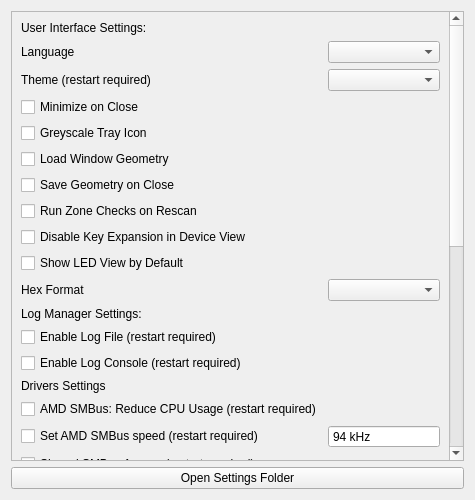
<?xml version="1.0" encoding="UTF-8"?>
<ui version="4.0">
 <class>OpenRGBSettingsPageUi</class>
 <widget class="QWidget" name="OpenRGBSettingsPageUi">
  <property name="geometry">
   <rect>
    <x>0</x>
    <y>0</y>
    <width>475</width>
    <height>500</height>
   </rect>
  </property>
  <property name="windowTitle">
   <string notr="true">Settings Page</string>
  </property>
  <layout class="QGridLayout" name="gridLayout">
   <item row="1" column="1" colspan="6">
    <widget class="QPushButton" name="OpenSettingsFolderButton">
     <property name="text">
      <string>Open Settings Folder</string>
     </property>
    </widget>
   </item>
   <item row="0" column="1" colspan="6">
    <widget class="QScrollArea" name="scrollArea">
     <property name="widgetResizable">
      <bool>true</bool>
     </property>
     <widget class="QWidget" name="scrollAreaWidgetContents_2">
      <property name="geometry">
       <rect>
        <x>0</x>
        <y>0</y>
        <width>460</width>
        <height>950</height>
       </rect>
      </property>
      <layout class="QGridLayout" name="gridLayout_3">
       <item row="5" column="0">
        <widget class="QCheckBox" name="CheckboxMinimizeOnClose">
         <property name="text">
          <string>Minimize on Close</string>
         </property>
        </widget>
       </item>
       <item row="20" column="0">
        <widget class="QLabel" name="AutoStartLabel">
         <property name="text">
          <string>Start at Login Settings:</string>
         </property>
        </widget>
       </item>
       <item row="17" column="0">
        <widget class="QCheckBox" name="CheckboxAMDSMBusReduceCPU">
         <property name="text">
          <string>AMD SMBus: Reduce CPU Usage (restart required)</string>
         </property>
        </widget>
       </item>
       <item row="26" column="0">
        <widget class="QCheckBox" name="CheckboxAutoStartServer">
         <property name="text">
          <string>Start Server</string>
         </property>
        </widget>
       </item>
       <item row="6" column="0">
        <widget class="QCheckBox" name="CheckboxTrayIconGreyscale">
         <property name="text">
          <string>Greyscale Tray Icon</string>
         </property>
        </widget>
       </item>
       <item row="10" column="0">
        <widget class="QCheckBox" name="CheckboxDisableKeyExpansion">
         <property name="text">
          <string>Disable Key Expansion in Device View</string>
         </property>
        </widget>
       </item>
       <item row="15" column="0">
        <widget class="QCheckBox" name="CheckboxLogConsole">
         <property name="text">
          <string>Enable Log Console (restart required)</string>
         </property>
        </widget>
       </item>
       <item row="8" column="0">
        <widget class="QCheckBox" name="CheckboxSaveGeometry">
         <property name="text">
          <string>Save Geometry on Close</string>
         </property>
        </widget>
       </item>
       <item row="3" column="1">
        <widget class="QComboBox" name="ComboBoxLanguage"/>
       </item>
       <item row="12" column="1">
        <widget class="QComboBox" name="ComboBoxHexFormat"/>
       </item>
       <item row="30" column="1">
        <widget class="QLineEdit" name="TextCustomArgs"/>
       </item>
       <item row="34" column="1">
        <widget class="QComboBox" name="ComboBoxExitProfile"/>
       </item>
       <item row="9" column="0">
        <widget class="QCheckBox" name="CheckboxRunZoneChecks">
         <property name="text">
          <string>Run Zone Checks on Rescan</string>
         </property>
        </widget>
       </item>
       <item row="32" column="1">
        <widget class="QComboBox" name="ComboBoxSuspendProfile"/>
       </item>
       <item row="36" column="0">
        <spacer name="verticalSpacer">
         <property name="orientation">
          <enum>Qt::Vertical</enum>
         </property>
         <property name="sizeType">
          <enum>QSizePolicy::MinimumExpanding</enum>
         </property>
         <property name="sizeHint" stdset="0">
          <size>
           <width>20</width>
           <height>40</height>
          </size>
         </property>
        </spacer>
       </item>
       <item row="28" column="0">
        <widget class="QCheckBox" name="CheckboxAutoStartSetServerPort">
         <property name="text">
          <string>Set Server Port</string>
         </property>
        </widget>
       </item>
       <item row="35" column="0">
        <widget class="QLabel" name="AutoStartStatusLabel">
         <property name="text">
          <string>Start at Login Status</string>
         </property>
        </widget>
       </item>
       <item row="19" column="0">
        <widget class="QCheckBox" name="CheckboxSharedSMBusAccess">
         <property name="text">
          <string>Shared SMBus Access (restart required)</string>
         </property>
        </widget>
       </item>
       <item row="29" column="0">
        <widget class="QCheckBox" name="CheckboxAutoStartClient">
         <property name="text">
          <string>Start Client</string>
         </property>
        </widget>
       </item>
       <item row="27" column="1">
        <widget class="QLineEdit" name="TextServerHost"/>
       </item>
       <item row="31" column="0">
        <widget class="QCheckBox" name="CheckboxAutoStartProfile">
         <property name="text">
          <string>Load Profile</string>
         </property>
        </widget>
       </item>
       <item row="34" column="0">
        <widget class="QCheckBox" name="CheckboxSetOnExit">
         <property name="text">
          <string>Set Profile on Exit</string>
         </property>
        </widget>
       </item>
       <item row="12" column="0">
        <widget class="QLabel" name="HexFormatLabel">
         <property name="text">
          <string>Hex Format</string>
         </property>
        </widget>
       </item>
       <item row="33" column="1">
        <widget class="QComboBox" name="ComboBoxResumeProfile"/>
       </item>
       <item row="28" column="1">
        <widget class="QLineEdit" name="TextServerPort">
         <property name="inputMask">
          <string>90000</string>
         </property>
         <property name="text">
          <string/>
         </property>
         <property name="placeholderText">
          <string/>
         </property>
        </widget>
       </item>
       <item row="4" column="0">
        <widget class="QLabel" name="ThemeLabel">
         <property name="text">
          <string>Theme (restart required)</string>
         </property>
        </widget>
       </item>
       <item row="11" column="0">
        <widget class="QCheckBox" name="CheckboxShowLEDView">
         <property name="text">
          <string>Show LED View by Default</string>
         </property>
        </widget>
       </item>
       <item row="32" column="0">
        <widget class="QCheckBox" name="CheckboxSetOnSuspend">
         <property name="text">
          <string>Set Profile on Suspend</string>
         </property>
        </widget>
       </item>
       <item row="27" column="0">
        <widget class="QCheckBox" name="CheckboxAutoStartSetServerHost">
         <property name="text">
          <string>Set Server Host</string>
         </property>
        </widget>
       </item>
       <item row="4" column="1">
        <widget class="QComboBox" name="ComboBoxTheme"/>
       </item>
       <item row="25" column="0">
        <widget class="QCheckBox" name="CheckboxAutoStartMinimized">
         <property name="text">
          <string>Start Minimized</string>
         </property>
        </widget>
       </item>
       <item row="13" column="0">
        <widget class="QLabel" name="LogManagerSettingsLabel">
         <property name="text">
          <string>Log Manager Settings:</string>
         </property>
        </widget>
       </item>
       <item row="2" column="0">
        <widget class="QLabel" name="UserInterfaceSettingsLabel">
         <property name="text">
          <string>User Interface Settings:</string>
         </property>
        </widget>
       </item>
       <item row="29" column="1">
        <widget class="QLineEdit" name="TextClientHost"/>
       </item>
       <item row="33" column="0">
        <widget class="QCheckBox" name="CheckboxSetOnResume">
         <property name="text">
          <string>Set Profile on Resume</string>
         </property>
        </widget>
       </item>
       <item row="16" column="0">
        <widget class="QLabel" name="DriversSettingsLabel">
         <property name="text">
          <string>Drivers Settings</string>
         </property>
        </widget>
       </item>
       <item row="3" column="0">
        <widget class="QLabel" name="LabelLanguage">
         <property name="text">
          <string>Language</string>
         </property>
        </widget>
       </item>
       <item row="30" column="0">
        <widget class="QCheckBox" name="CheckboxAutoStartCustom">
         <property name="text">
          <string>Custom Arguments</string>
         </property>
        </widget>
       </item>
       <item row="31" column="1">
        <widget class="QComboBox" name="ComboBoxAutoStartProfile"/>
       </item>
       <item row="7" column="0">
        <widget class="QCheckBox" name="CheckboxLoadGeometry">
         <property name="text">
          <string>Load Window Geometry</string>
         </property>
        </widget>
       </item>
       <item row="21" column="0">
        <widget class="QCheckBox" name="CheckboxAutoStart">
         <property name="text">
          <string>Start at Login</string>
         </property>
        </widget>
       </item>
       <item row="14" column="0">
        <widget class="QCheckBox" name="CheckboxLogFile">
         <property name="text">
          <string>Enable Log File (restart required)</string>
         </property>
        </widget>
       </item>
       <item row="18" column="0">
        <widget class="QCheckBox" name="CheckboxSmbusSpeed">
         <property name="text">
          <string>Set AMD SMBus speed (restart required)</string>
         </property>
        </widget>
       </item>
       <item row="18" column="1">
        <widget class="QSpinBox" name="SpinSmbusSpeed">
         <property name="buttonSymbols">
          <enum>QAbstractSpinBox::NoButtons</enum>
         </property>
         <property name="suffix">
          <string> kHz</string>
         </property>
         <property name="minimum">
          <number>65</number>
         </property>
         <property name="maximum">
          <number>1000</number>
         </property>
         <property name="value">
          <number>94</number>
         </property>
        </widget>
       </item>
      </layout>
     </widget>
    </widget>
   </item>
  </layout>
 </widget>
 <resources/>
 <connections/>
</ui>
